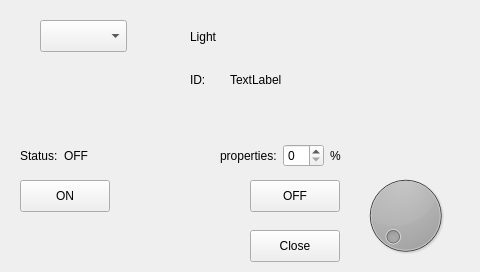
<?xml version="1.0" encoding="UTF-8"?>
<ui version="4.0">
 <class>AppDataShow</class>
 <widget class="QWidget" name="AppDataShow">
  <property name="geometry">
   <rect>
    <x>0</x>
    <y>0</y>
    <width>480</width>
    <height>272</height>
   </rect>
  </property>
  <property name="windowTitle">
   <string>Form</string>
  </property>
  <widget class="QDial" name="StatusDial">
   <property name="geometry">
    <rect>
     <x>360</x>
     <y>170</y>
     <width>91</width>
     <height>91</height>
    </rect>
   </property>
   <property name="styleSheet">
    <string notr="true">background-color: rgb(158, 158, 158);</string>
   </property>
  </widget>
  <widget class="QComboBox" name="NumberSelect">
   <property name="geometry">
    <rect>
     <x>40</x>
     <y>20</y>
     <width>87</width>
     <height>32</height>
    </rect>
   </property>
  </widget>
  <widget class="QLabel" name="TypeLabel">
   <property name="geometry">
    <rect>
     <x>190</x>
     <y>30</y>
     <width>251</width>
     <height>21</height>
    </rect>
   </property>
   <property name="text">
    <string>&lt;html&gt;&lt;head/&gt;&lt;body&gt;&lt;p&gt;Light&lt;br/&gt;&lt;/p&gt;&lt;/body&gt;&lt;/html&gt;</string>
   </property>
  </widget>
  <widget class="QPushButton" name="ONButton">
   <property name="geometry">
    <rect>
     <x>20</x>
     <y>180</y>
     <width>90</width>
     <height>32</height>
    </rect>
   </property>
   <property name="text">
    <string>ON</string>
   </property>
  </widget>
  <widget class="QPushButton" name="CloseButton">
   <property name="geometry">
    <rect>
     <x>250</x>
     <y>230</y>
     <width>90</width>
     <height>32</height>
    </rect>
   </property>
   <property name="text">
    <string>Close</string>
   </property>
  </widget>
  <widget class="QLabel" name="label_3">
   <property name="geometry">
    <rect>
     <x>190</x>
     <y>70</y>
     <width>31</width>
     <height>20</height>
    </rect>
   </property>
   <property name="text">
    <string>ID:</string>
   </property>
  </widget>
  <widget class="QLabel" name="IDLabel">
   <property name="geometry">
    <rect>
     <x>230</x>
     <y>70</y>
     <width>66</width>
     <height>20</height>
    </rect>
   </property>
   <property name="text">
    <string>TextLabel</string>
   </property>
  </widget>
  <widget class="QPushButton" name="OFFButton">
   <property name="geometry">
    <rect>
     <x>250</x>
     <y>180</y>
     <width>90</width>
     <height>32</height>
    </rect>
   </property>
   <property name="text">
    <string>OFF</string>
   </property>
  </widget>
  <widget class="QWidget" name="">
   <property name="geometry">
    <rect>
     <x>20</x>
     <y>140</y>
     <width>321</width>
     <height>31</height>
    </rect>
   </property>
   <layout class="QHBoxLayout" name="horizontalLayout">
    <item>
     <widget class="QLabel" name="label">
      <property name="text">
       <string>Status:</string>
      </property>
     </widget>
    </item>
    <item>
     <widget class="QLabel" name="StatusLabel">
      <property name="text">
       <string>OFF</string>
      </property>
     </widget>
    </item>
    <item>
     <spacer name="horizontalSpacer">
      <property name="orientation">
       <enum>Qt::Horizontal</enum>
      </property>
      <property name="sizeHint" stdset="0">
       <size>
        <width>40</width>
        <height>20</height>
       </size>
      </property>
     </spacer>
    </item>
    <item>
     <widget class="QLabel" name="label_2">
      <property name="text">
       <string>properties:</string>
      </property>
     </widget>
    </item>
    <item>
     <widget class="QSpinBox" name="PropertiesBox"/>
    </item>
    <item>
     <widget class="QLabel" name="label_5">
      <property name="text">
       <string>%</string>
      </property>
     </widget>
    </item>
   </layout>
  </widget>
 </widget>
 <resources/>
 <connections>
  <connection>
   <sender>StatusDial</sender>
   <signal>valueChanged(int)</signal>
   <receiver>PropertiesBox</receiver>
   <slot>setValue(int)</slot>
   <hints>
    <hint type="sourcelabel">
     <x>400</x>
     <y>181</y>
    </hint>
    <hint type="destinationlabel">
     <x>305</x>
     <y>142</y>
    </hint>
   </hints>
  </connection>
  <connection>
   <sender>PropertiesBox</sender>
   <signal>valueChanged(int)</signal>
   <receiver>StatusDial</receiver>
   <slot>setValue(int)</slot>
   <hints>
    <hint type="sourcelabel">
     <x>285</x>
     <y>161</y>
    </hint>
    <hint type="destinationlabel">
     <x>389</x>
     <y>183</y>
    </hint>
   </hints>
  </connection>
 </connections>
</ui>
